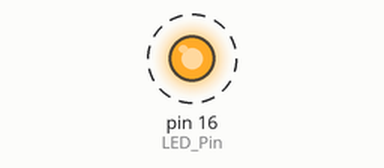
This sketch was run on a simulated Arduino Uno, built with avr-gcc and run on an emulated ATmega328P. On the bench: output pins drawn as LEDs (lit = HIGH). Dashed ring = blinking.

Above: at 0.05 s.
Timing chart, 0 to 3.0 s (numbered marks = the images above):
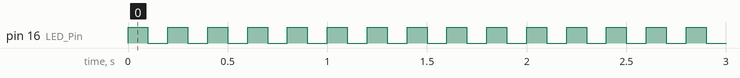

The sketch:

Digital_Out_GPIO.ino
```cpp
uint8_t LED_Pin = 16;
void setup()
{
  pinMode( LED_Pin, OUTPUT);
}

void loop()
{
  digitalWrite( LED_Pin, HIGH);
  delay(100);
  digitalWrite( LED_Pin, LOW);
  delay(100);
}
```

Measured:
- by itself, pin 16 (LED_Pin): alternates HIGH for 0.10 s and LOW for 0.10 s
